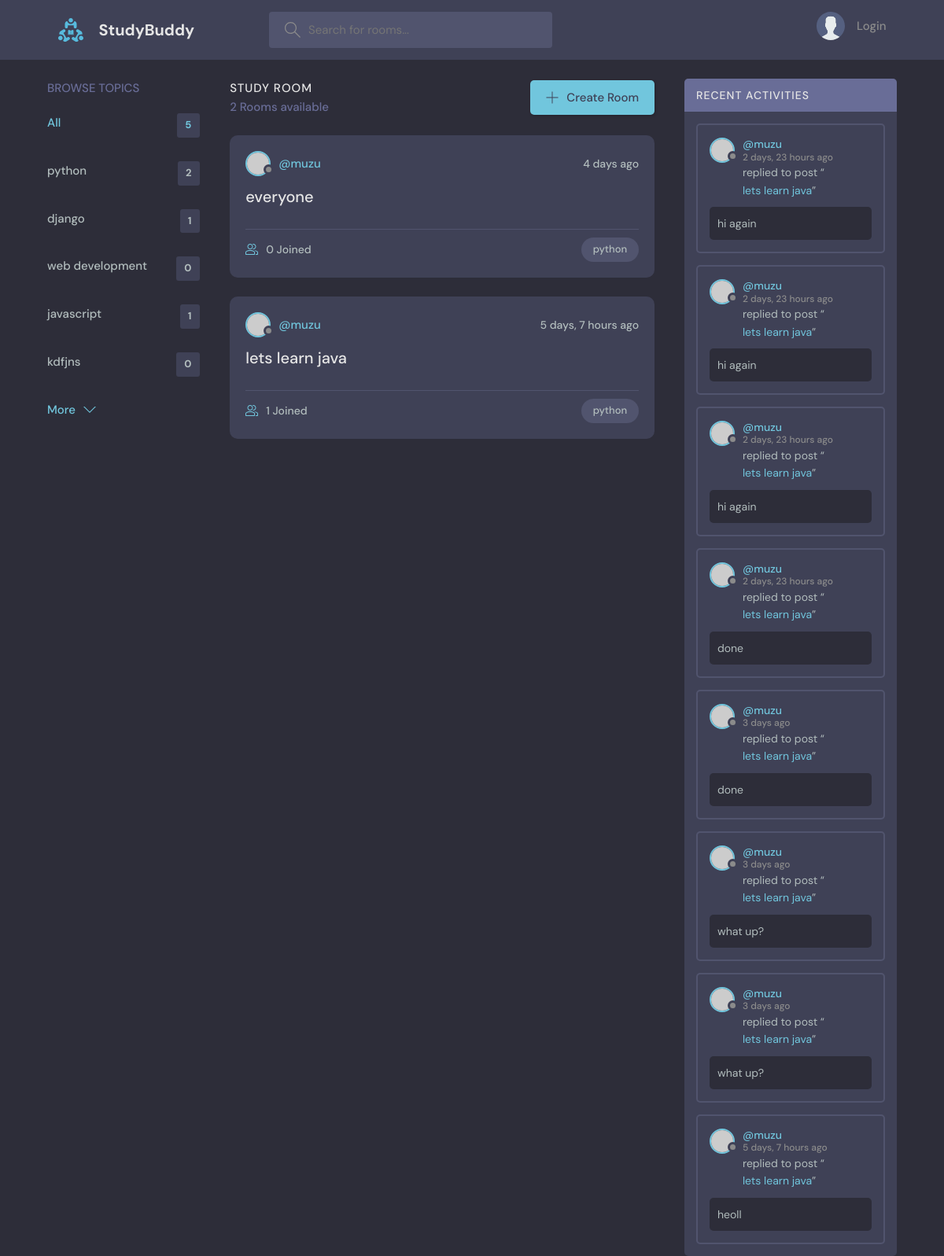
The page /?q=python on the database its author committed.
### base/models.py (models this page shows, shortened)
class Topic(models.Model):
    name = models.CharField(max_length=200)

class Room(models.Model):
    host = models.ForeignKey(User, on_delete=models.SET_NULL, null=True)
    topic = models.ForeignKey(Topic, on_delete=models.SET_NULL, null=True)
    name = models.CharField(max_length=200)
    description = models.TextField(null=True,blank=True)
    participants = models.ManyToManyField(User,related_name='participants',blank=True)
    updated = models.DateTimeField(auto_now=True)
    created = models.DateTimeField(auto_now_add=True)
    class Meta:
        ordering = ['-updated', '-created'] # order of the posted field
    def __str__(self):
        return self.name

class Message(models.Model): # this class is store message of users
    user = models.ForeignKey(User, on_delete=models.CASCADE)
    room = models.ForeignKey(Room, on_delete=models.CASCADE) # it can be set SET_NULL (it will set null and data remain in server) value instead of CASCADE (delete everything from the server)
    body = models.TextField()
    updated = models.DateTimeField(auto_now=True)
    created = models.DateTimeField(auto_now_add=True)
    class Meta:
        ordering = ['-updated', '-created'] # order of the posted field

### base/views.py (the view)
# urls.py: 2. Add a URL to urlpatterns:  path('', views.home, name='home')
def home(request):
    q = request.GET.get('q') if request.GET.get('q') != None else '' # used for search rooms
    rooms = Room.objects.filter(
        Q(topic__name__icontains=q) |
        Q(name__icontains=q) |
        Q(description__icontains=q))
    topics = Topic.objects.all() # to take all the topic
    room_count = rooms.count() # for counting rooms
    room_messages = Message.objects.filter(Q(room__topic__name__icontains=q))
    context = {'rooms': rooms,'topics':topics,'room_count':room_count,
                 'room_messages':room_messages} #sending data to website
    return render(request, 'base/home.html', context)

### base/templates/base/home.html (shortened to what this page needs)
{% extends 'main.html' %}
{% block content %}
<main class="layout layout--3">
  <div class="container">
    {% include 'base/topic_component.html' %}
    <div class="roomList">
      <div class="roomList__header">
        <div>
          <h2>Study Room</h2>
          <p>{{room_count}} Rooms available</p>
        </div>
        <a class="btn btn--main" href="create-room.html">
          <svg version="1.1" xmlns="http://www.w3.org/2000/svg" width="32" height="32" viewBox="0 0 32 32">
            <title>add</title>
            <path
              d="M16.943 0.943h-1.885v14.115h-14.115v1.885h14.115v14.115h1.885v-14.115h14.115v-1.885h-14.115v-14.115z">
            </path>
          </svg>
          Create Room
        </a>
      </div>
      {% include 'base/feed_component.html' %}
    </div>
    {% include 'base/activity_component.html' %}
  </div>
</main>
{% endblock %}

### base/templates/base/topic_component.html
<div class="topics">
    <div class="topics__header">
        <h2>Browse Topics</h2>
    </div>
    <ul class="topics__list">
        <li>
            <a href="{% url 'home' %}" class="active">All <span>{{topics.count}}</span></a>
        </li>
        {% for topic in topics %}
        <li>
            <a href="{% url 'home' %}?q={{topic.name}}">{{topic.name}} <span>{{topic.room_set.all.count}}</span></a>
        </li>
        {% endfor %}
    </ul>
    <a class="btn btn--link" href="topics.html">
        More
        <svg version="1.1" xmlns="http://www.w3.org/2000/svg" width="32" height="32" viewBox="0 0 32 32">
            <title>chevron-down</title>
            <path d="M16 21l-13-13h-3l16 16 16-16h-3l-13 13z"></path>
        </svg>
    </a>
</div>

### base/templates/base/feed_component.html (shortened to what this page needs)
{% for room in rooms %}
<div class="roomListRoom">
  <div class="roomListRoom__header">
    <a href="{% url 'user-profile' room.host.id %}" class="roomListRoom__author">
      <div class="avatar avatar--small">
        <img src="https://randomuser.me/api/portraits/women/11.jpg" />
      </div>
      <span>@{{room.host.username}}</span>
    </a>
    <div class="roomListRoom__actions">
      <span>{{ room.created|timesince }} ago</span>
    </div>
  </div>
  <div class="roomListRoom__content">
    <a href="{% url 'room' room.id %}">{{room.name}}</a>
  </div>
  <div class="roomListRoom__meta">
    <a href="{% url 'room' room.id %}" class="roomListRoom__joined">
      {{room.participants.all.count}} Joined
    </a>
    <p class="roomListRoom__topic">{{room.topic.name}}</p>
  </div>
</div>
{% endfor %}

### base/templates/base/activity_component.html (shortened to what this page needs)
<div class="activities">
  <div class="activities__header">
    <h2>Recent Activities</h2>
  </div>
  {% for message in room_messages %}
  <div class="activities__box">
    <div class="activities__boxHeader roomListRoom__header">
      <a href="{% url 'user-profile' message.user.id %}" class="roomListRoom__author">
        <div class="avatar avatar--small">
          <img src="https://randomuser.me/api/portraits/women/11.jpg" />
        </div>
        <p>
          @{{message.user}}
          <span>{{message.created|timesince}} ago</span>
        </p>
      </a>
    </div>
    <div class="activities__boxContent">
      <p>replied to post “<a href="{% url 'room' message.room.id %}">{{message.room}}</a>”</p>
      <div class="activities__boxRoomContent">
       {{message.body}}
      </div>
    </div>
  </div>
  {% endfor %}
</div>

### rows shown on the page
Topic: name "python", room_set.all.count "2"
Topic: name "django", room_set.all.count "1"
Topic: name "web development", room_set.all.count "0"
Topic: name "javascript", room_set.all.count "1"
Topic: name "kdfjns", room_set.all.count "0"
Room: host.username "muzu", created "4 days", name "everyone", participants.all.count "0", topic.name "python"
Room: host.username "muzu", created "5 days, 7 hours", name "lets learn java", participants.all.count "1", topic.name "python"
Message: user "muzu", created "2 days, 23 hours", room "lets learn java", body "hi again"
Message: user "muzu", created "2 days, 23 hours", room "lets learn java", body "hi again"
Message: user "muzu", created "2 days, 23 hours", room "lets learn java", body "hi again"
Message: user "muzu", created "2 days, 23 hours", room "lets learn java", body "done"
Message: user "muzu", created "3 days", room "lets learn java", body "done"
Message: user "muzu", created "3 days", room "lets learn java", body "what up?"
Message: user "muzu", created "3 days", room "lets learn java", body "what up?"
Message: user "muzu", created "5 days, 7 hours", room "lets learn java", body "heoll"

### other values the page prints
{{ topics.count }} "5"
{{ room_count }} "2"
